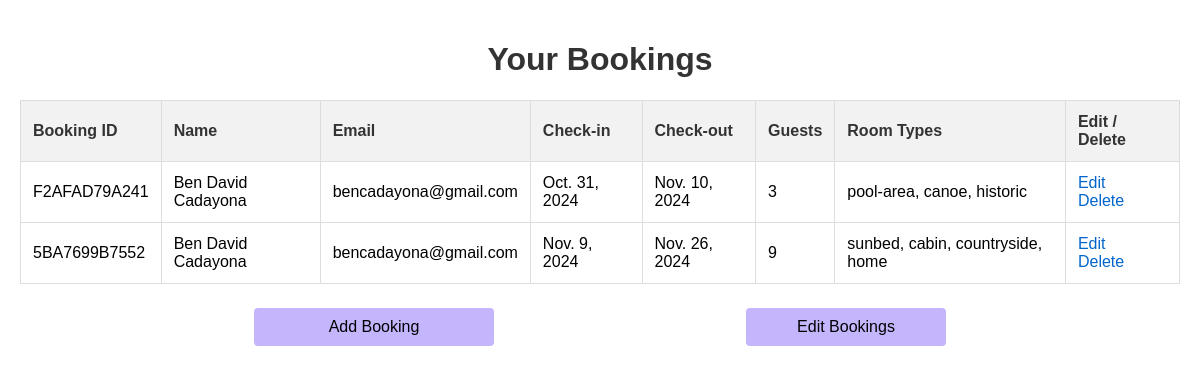
The app's page /my_bookings/ (signed in), older data.
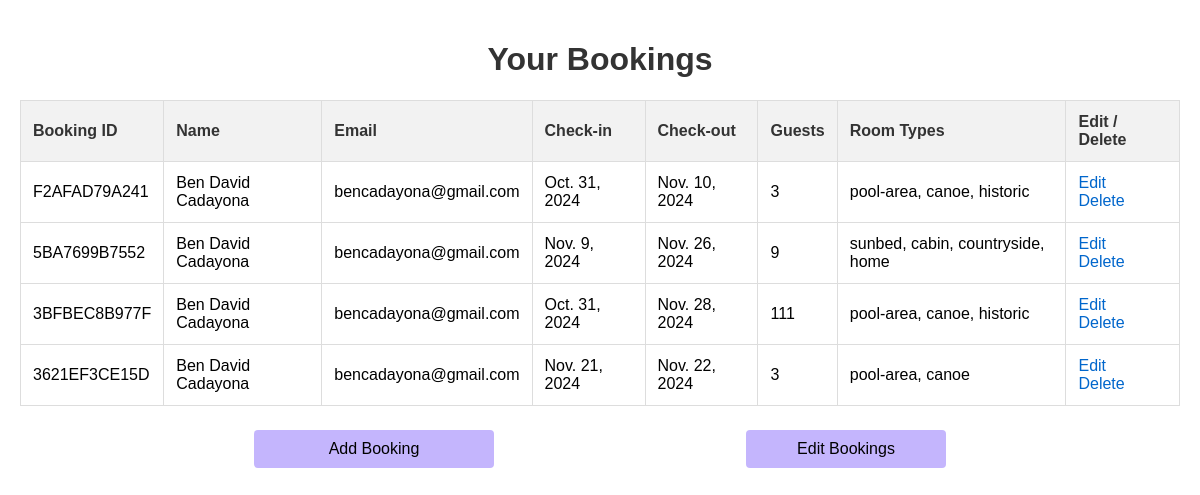
The same page, newer data.
### api/models.py (models this page shows, shortened)
class Booking(models.Model):
    user = models.ForeignKey(User, on_delete=models.CASCADE, null=True)
    name = models.CharField(max_length=100)
    email = models.EmailField()
    check_in = models.DateField()
    check_out = models.DateField()
    guests = models.IntegerField()
    room_types = models.TextField(null=True)
    booking_number = models.CharField(max_length=12,editable=False, default=uuid.uuid4().hex[:12].upper())

### api/views.py (the view)
# urls.py: path('my_bookings/', my_bookings, name='my_bookings'),
@login_required
def my_bookings(request):
    bookings = Booking.objects.filter(user=request.user)
    return render(request, 'my_bookings.html', {'bookings': bookings})

### api/templates/my_bookings.html (shortened to what this page needs)
<!DOCTYPE html>
<html lang="en">
<head>
</head>
<body>
    <div class="container">
        <h1>Your Bookings</h1>
        <table>
            <thead>
                <tr>
                    <th>Booking ID</th>
                    <th>Name</th>
                    <th>Email</th>
                    <th>Check-in</th>
                    <th>Check-out</th>
                    <th>Guests</th>
                    <th>Room Types</th>
                    <th>Edit / Delete</th>
                </tr>
            </thead>
            <tbody>
                {% for booking in bookings %}
                    <tr>
                        <td>{{ booking.booking_number }}</td>
                        <td>{{ booking.name }}</td>
                        <td>{{ booking.email }}</td>
                        <td>{{ booking.check_in }}</td>
                        <td>{{ booking.check_out }}</td>
                        <td>{{ booking.guests }}</td>
                        <td>{{ booking.room_types }}</td>
                        <td>
                            <a href="#" class="action-link edit-link" data-booking-id="{{ booking.id }}">Edit</a>
                            <a href="#" class="action-link" onclick="confirmDelete({{ booking.id }})">Delete</a>
                        </td>
                    </tr>
                {% endfor %}
            </tbody>
        </table>
    </div>
    <div class="button-container">
        <a href="{% url 'booking' %}" class="button">Add Booking</a>
        <button class="button" id="editBookingsButton">Edit Bookings</button>
    </div>
</body>
</html>

Row changes from the older to the newer data that the page shows:
added Booking: booking_number "3BFBEC8B977F", name "Ben David Cadayona", email "bencadayona@gmail.com", check_in "Oct. 31, 2024", check_out "Nov. 28, 2024", guests "111", room_types "pool-area, canoe, historic"
added Booking: booking_number "3621EF3CE15D", name "Ben David Cadayona", email "bencadayona@gmail.com", check_in "Nov. 21, 2024", check_out "Nov. 22, 2024", guests "3", room_types "pool-area, canoe"
